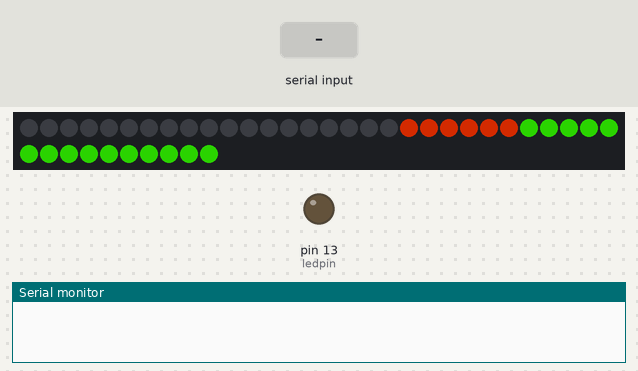
Recording of a sketch running on a simulated Arduino Uno, built with avr-gcc and run on an emulated ATmega328P. On the bench: 40 RGB LEDs in strip order, left to right, continuing on the next row, output pins drawn as LEDs (lit = HIGH), the last lines printed to the serial monitor. Inputs (shaded band) come from the test bench. Dim RGB values are drawn brighter than linear.

Above: at 2.9 s.
3.0 s: "v1\n" received over the second serial link
At 4.42 s:
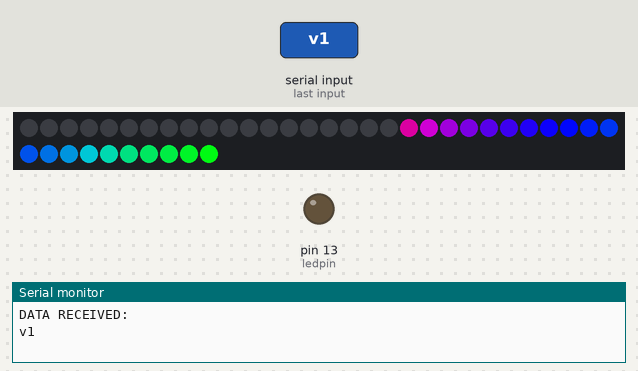
At 5.05 s:
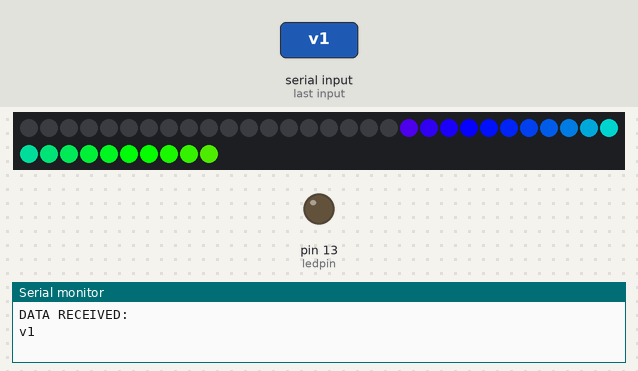

Measured:
- after the input at 3.0 s, the LEDs: change after 1.3 s (image 1)

The sketch:

ws2811_led_strip+hm10_cc2541_bluetooth.ino
```cpp
/*

 ::::::::       :::      ::::    ::::   ::::::::::  :::::::::
:+:    :+:    :+: :+:    +:+:+: :+:+:+  :+:         :+:    :+:
+:+          +:+   +:+   +:+ +:+:+ +:+  +:+         +:+    +:+
:#:         +#++:++#++:  +#+  +:+  +#+  +#++:++#    +#++:++#:
+#+   +#+#  +#+     +#+  +#+       +#+  +#+         +#+    +#+
#+#    #+#  #+#     #+#  #+#       #+#  #+#         #+#    #+#
 ########   ###     ###  ###       ###  ##########  ###    ###

:::::::::   ::::::::::  :::::::::   :::::::::    ::::::::    ::::::::   ::::     ::::
:+:    :+:  :+:         :+:    :+:  :+:    :+:  :+:    :+:  :+:    :+:  +:+:+: :+:+:+
+:+    +:+  +:+         +:+    +:+  +:+    +:+  +:+    +:+  +:+    +:+  +:+ +:+:+ +:+
+#++:++#+   +#++:++#    +#+    +:+  +#++:++#:   +#+    +:+  +#+    +:+  +#+  +:+  +#+
+#+    +#+  +#+         +#+    +#+  +#+    +#+  +#+    +#+  +#+    +#+  +#+       +#+
#+#    #+#  #+#         #+#    #+#  #+#    #+#  #+#    #+#  #+#    #+#  #+#       #+#
#########   ##########  #########   ###    ###   ########    ########   ###       ###

Author: Gabriela Bezerra

This .ino controls a ws2811 led strip based on input coming from a HM-10 CC2541 bluetooth.

Sources:
https://www.tweaking4all.com/hardware/arduino/arduino-ws2812-led/
https://how2electronics.com/bluetooth-low-energy-tutorial-with-hm-10-ble-4-0-arduino/

*/

/* Color Abstraction */
typedef struct RGB {
    double r;
    double g;
     double b;
} RGB;

/* BLE Include */
#include <SoftwareSerial.h>
SoftwareSerial mySerial(2, 3);

/* LED Strip */
#include <Adafruit_NeoPixel.h>
#define PIN 6
// Parameter 1 = number of pixels in strip
// Parameter 2 = pin number (most are valid)
// Parameter 3 = pixel type flags, add together as needed:
//   NEO_KHZ800  800 KHz bitstream (most NeoPixel products w/WS2812 LEDs)
//   NEO_KHZ400  400 KHz (classic 'v1' (not v2) FLORA pixels, WS2811 drivers)
//   NEO_GRB     Pixels are wired for GRB bitstream (most NeoPixel products)
//   NEO_RGB     Pixels are wired for RGB bitstream (v1 FLORA pixels, not v2)
Adafruit_NeoPixel strip = Adafruit_NeoPixel(40, PIN, NEO_GRB + NEO_KHZ800);
int ledpin = 13;

String option = "VPW";

int light_begin = 0;

int light_mode = 0;
// 0 - only table
// 1 - all filled

int luminosity = 50; //percentage

uint32_t cc1 = strip.Color(255 * luminosity / 100, 0, 0);
uint32_t cc2 = strip.Color(0, 255 * luminosity / 100, 0);

struct RGB colorConverter(String hex, int color_init_pos) {

  long number = (long) strtol( &hex[color_init_pos], NULL, 16);
  int r = number >> 16;
  int g = number >> 8 & 0xFF;
  int b = number & 0xFF;

  Serial.println(r);
  Serial.println(g);
  Serial.println(b);
  Serial.println("-");

  struct RGB rgbColor;
  rgbColor.r = r;
  rgbColor.g = g;
  rgbColor.b = b;

  return rgbColor;
}

void setup() {

  //Setup BLE
  mySerial.begin(9600);
  Serial.begin(9600);
  pinMode(ledpin, OUTPUT);

  //Setup LED Strip
  strip.begin();
  strip.show(); // Initialize all pixels to 'off'

}

void loop() {

  // When Receive new Option from BLE
  if (mySerial.available()) {

    String ble_input = mySerial.readString();
    Serial.println("DATA RECEIVED:");
    Serial.println(ble_input);

    //Setting light_mode
    if (ble_input == "LM0") {
      light_mode = 0;
      clearLights();
    } else if (ble_input == "LM1") {
      light_mode = 1;
      clearLights();
    }

    //Setting Luminosity
    else if (ble_input == "AL") {
      luminosity = 100;
    }
    else if (ble_input.indexOf("L") == 2) {
      luminosity = ble_input.substring(0,1).toInt();
      clearLights();
    }

    //Setting color 1
    else if (ble_input.indexOf("1C") >= 0) {
      struct RGB color = colorConverter(ble_input, 2);
      cc1 = strip.Color(color.r * luminosity / 100, color.b * luminosity / 100, color.g * luminosity / 100);
      clearLights();
    }

    //Setting color 2
    else if (ble_input.indexOf("2C") >= 0) {
      struct RGB color = colorConverter(ble_input, 2);
      cc2 = strip.Color(color.r * luminosity / 100, color.b * luminosity / 100, color.g * luminosity / 100);
      clearLights();
    }

    else {
      option = ble_input;
    }
  }

  //Adjust light_begin accordinlgy to light_mode
  switch (light_mode) {
    case 0: light_begin = (strip.numPixels() / 2 - 1); break;
    case 1: light_begin = 0; break;
  }

  // Option Check and enable Lights
  handleLights();
}

void handleLights() {

  if (option == "RB") {
    rainbow(30);
  }

  else if (option == "RBC3") {
    rainbowCycle(5);
  }

  else if (option == "RBC2") {
    rainbowCycle(10);
  }

  else if (option == "RBC1") {
    rainbowCycle(30);
  }

  else if (option == "RBC0") {
    rainbowCycle(60);
  }

  else if (option == "R") {
    colorWipe(strip.Color(255 * luminosity / 100, 0, 0), 50); // Red
  }

  else if (option == "O") {
    colorWipe(strip.Color(255 * luminosity / 100, 0, 50 * luminosity / 100), 50); // Orange
  }

  else if (option == "Y") {
    colorWipe(strip.Color(255 * luminosity / 100, 0, 100 * luminosity / 100), 50); // Yellow
  }

  else if (option == "G") {
    colorWipe(strip.Color(0, 0, 255 * luminosity / 100), 50); // Green
  }

  else if (option == "C") {
    colorWipe(strip.Color(0, 255 * luminosity / 100, 255 * luminosity / 100), 50); // Cyan
  }

  else if (option == "B") {
    colorWipe(strip.Color(0, 255 * luminosity / 100, 0), 50); // Blue
  }

  else if (option == "PU") {
    colorWipe(strip.Color(128 * luminosity / 100, 255 * luminosity / 100, 0), 50); // Purple
  }

  else if (option == "PI") {
    colorWipe(strip.Color(255 * luminosity / 100, 128 * luminosity / 100, 0), 50); // Pink
  }

  else if (option == "W") {
    colorWipe(strip.Color(255 * luminosity / 100, 255 * luminosity / 100, 255 * luminosity / 100), 50); // White
  }

  else if (option == "S0") {
    colorWipe(strip.Color(10 * luminosity / 100, 0 * luminosity / 100, 2 * luminosity / 100), 50); // Green-blue
  }

  else if (option == "S2") {
    colorWipe(strip.Color(10 * luminosity / 100, 20 * luminosity / 100, 0 * luminosity / 100), 50); // Purple
  }

  else if (option == "S1") {
    colorWipe(strip.Color(30 * luminosity / 100, 2 * luminosity / 100, 1 * luminosity / 100), 50); // Red-sunset
  }

  else if (option == "VPW") {
    uint32_t c1 = strip.Color(255 * luminosity / 100, 50 * luminosity / 100, 1 * luminosity / 100);
    uint32_t c2 = strip.Color(50 * luminosity / 100, 255 * luminosity / 100, 1 * luminosity / 100);
    dualLight(c1, c2, 50);
  }

  else if (option == "JD") {
    uint32_t c1 = strip.Color(255 * luminosity / 100, 0, 0);
    uint32_t c2 = strip.Color(0, 255 * luminosity / 100, 0);
    dualLight(c1, c2, 50);
  }

  else if (option == "SH") {
    uint32_t c1 = strip.Color(0, 255 * luminosity / 100, 0);
    uint32_t c2 = strip.Color(255 * luminosity / 100, 0, 0);
    dualLight(c1, c2, 50);
  }

  else if (option == "DC") {
    dualLight(cc1, cc2, 50);
  }

  else if (option.length() == 6) {
    struct RGB color = colorConverter(option, 0);
    colorWipe(strip.Color(color.r * luminosity / 100, color.b * luminosity / 100, color.g * luminosity / 100), 0);
  }

  else {
    rainbowCycle(20);
  }

}

/***********************/
/* LED Strip Functions */
/***********************/
void clearLights() {
  int i = 0;
  for (i = 0; i < strip.numPixels(); i++) {
    strip.setPixelColor(i, NULL);
  }
}

// Fill the dots one after the other with a color
void colorWipe(uint32_t c, uint8_t wait) {
  for (uint16_t i = light_begin; i < strip.numPixels(); i++) {
    strip.setPixelColor(i, c);
    strip.show();
    delay(wait);
  }
}

void dualLight(uint32_t c1, uint32_t c2, uint8_t wait) {
  for (int i = light_begin; i < strip.numPixels(); i++) {
      int c1_end = (light_begin + ((strip.numPixels() - light_begin) / 2) - 4);
      int c2_begin = (light_begin + ((strip.numPixels() - light_begin) / 2) - 5);

      if (i < c1_end) {
        strip.setPixelColor(i, c1);
      } else if (i > c2_begin) {
        strip.setPixelColor(i, c2);
      }
      strip.show();
      delay(wait);
  }
}

void rainbow(uint8_t wait) {
  uint16_t i, j;

  for (j = 0; j < 256; j++) {
    for (i = light_begin; i < strip.numPixels(); i++) {
      strip.setPixelColor(i, Wheel((i + j) & 255));
    }
    strip.show();
    delay(wait);
  }
}

// Slightly different, this makes the rainbow equally distributed throughout
void rainbowCycle(uint8_t wait) {
  uint16_t i, j;

  for (j = 0; j < 256 * 5; j++) { // 5 cycles of all colors on wheel
    for (i = light_begin; i < strip.numPixels(); i++) {
      strip.setPixelColor(i, Wheel(((i * 256 / strip.numPixels()) + j) & 255));
    }
    strip.show();
    delay(wait);
  }
}

// Input a value 0 to 255 to get a color value.
// The colours are a transition r - g - b - back to r.
uint32_t Wheel(byte WheelPos) {
  if (WheelPos < 85) {
    return strip.Color(WheelPos * 3, 255 - WheelPos * 3, 0);
  } else if (WheelPos < 170) {
    WheelPos -= 85;
    return strip.Color(255 - WheelPos * 3, 0, WheelPos * 3);
  } else {
    WheelPos -= 170;
    return strip.Color(0, WheelPos * 3, 255 - WheelPos * 3);
  }
}
```
